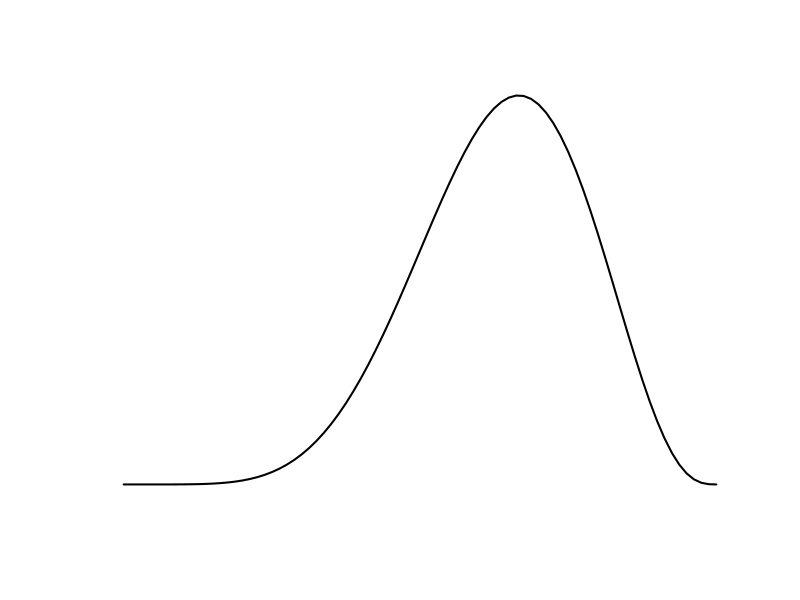

Recreate this plot in R. (Note: this script raises an error after producing the figure.)

# Problem 1
par(mfrow = c(1,1), mar = c(5,5,4,3), mgp = c(3,1,0))
#par(nfrow = c(1,1), cex.lab = 1.5, cex.main = 2)
# global setting
t <- seq(from = 0, to = 8, by = .1)
y <- 5.358*10^(-6) * t^6 * (8-t)^3
plot(t, y, type = "l", lwd = 2,
     main = "Quality sleep of a person",
     sub = paste("Max quality sleep occurs after",tm,"hours from falling asleep"), cex = 1.2,
     xlab = "Hours after falling asleep", ylab = "Score of quality sleep",
     axes = F)
ym <- max(y); tm <- t[y == ym]

#segments(0, ym, tm, ym, col = "red", lwd = 1, lty = 2)
segments(tm, 0, tm, ym, col = "red", lwd = 1, lty = 2)
points(tm, ym, pch = 4, col = "red")
text(tm, ym, "Best quality sleep",
     pos = 4, cex = 0.8)
#axis(1, at = c(0:4,6:8))
axis(side = 1, at = 0:8, c("11pm", "Midnight", "1am", "2am","3am","4","5","6","7"))
axis(side )
axis(1, at = tm, labels = round(tm,2), col.axis="red", 
     las = 0, tck = 0.05, col.ticks = "red", lwd = 2)
axis(2, at = ym, labels = round(ym,2), col.axis="red", 
     las = 2, tck = 0.05, col.ticks = "red", lwd = 2)

mtext(side = 1, 0:8, cex = 1.5, lines(5))

#Problem 2

Ngrid = 100
K <- seq(from = 0, to = 1.5, length=Ngrid)
L <- seq(from = 0, to = 1.5, length=Ngrid)
PF <- matrix(nrow=Ngrid, ncol=Ngrid)

for(i in 1:Ngrid)
    for(j in 1:Ngrid)
  {
    PF[i,j] = 2.5 * K[i]^0.6 * L[j]^0.4 + (1.5 - K[i] - L[j])
}


#a
par(mfrow = c(1,1), mar = c(4,4,6,1))
contour(K,L,PF, lwd = 2,
        levels = c(1.5+.233, 1.5+.41),
        main = "The annual revenue of a hospital modeled\nby the Cobb-Douglas PF (billion dollar)",
        xlab = "Capital cost (billion dollar)", ylab = "Labor cost (billion dollar)")

## add the cost line K+L=1.5
x <- seq(from = 0, to = 1.5, by = .5)
y <- seq(from = 1.5, to = 0, by = -.5)
lines(x, y, col = "royalblue3", lwd = 2)
#text(0.2, 1.13, "Cost line\nas in K+L=1.5", cex = 0.8, col = "royalblue3")
## display the current values and the optimal one
points(1.2, 0.3, col = "purple", pch = 17)
text(1.2, 0.3, "current\n(0.9,0.6)", pos = 1, cex = 0.8)

points(0.9, 0.6, col = "red3", pch = 17)
text(0.9, 0.6, "optimal (1.2,0.3)", pos = 4, cex = .8)

legend("topright",pch = 17, col = c("red","purple"),
       c("Optimal (K,L) values","current"), cex = 0.8)
legend("left", "Total cost is constrained = 1.5 billion dollars", cex = 0.5)

#b
par(mar = c(3,2,4.5,1))
persp(K, L, PF, theta=286, phi=50, r=100, ticktype="detailed",shade=0.03,
      main = "Annual revenue of a hospital\nwith relation to cost (billion dollar)",
      xlab = "\ncapital cost", ylab = "\nlabor cost", zlab = "\nrevenue")

#c
par(mar = c(4,4,3,1), mgp = c(2.5,1,0))
c <- seq(from = 0, to = 3, by = .01)
p = 2.5 * (0.6*c)^0.6 * (0.4*c)^0.4 - c
plot(c, p, type = "l", lwd = 2,
     main = "Optimal profit-total cost (billion dollar)",
     xlab = "Total cost (K+L)", ylab = "Optimal profit")
c1 <- 1.5
p1 <- p[c == 1.5]
points(c1, p1, pch = 17, col = 2)
text(c1, p1, "(1.5, 0.41)",pos = 4, col = "red")
segments(0, p1, c1, p1, col = "red", lty = 2)
segments(c1, 0, c1, p1, col = "red", lty = 2)
text(2, 0.7, "op = 0.275*c")

#################
#Testing

x <- seq(from = 1, to =10, by=1)
y <- seq(from = 1, to = .1, by = -.1)
tsting <- matrix(nrow = 10, ncol = 10)

for(i in 1:10)
  for(j in 1:10){
    tsting[i,j] <- x[i]+2*y[j]
  }
tsting
tsting.l <- tsting
tsting.l[upper.tri(tsting)] <- NA
tsting.l

tsting.u <- tsting
tsting.u[lower.tri(tsting)] <- NA
tsting.u

#############
C.d <- D(expression(e^(-0.03*t) * (1-e^(-0.01*t))), "t")
C.d
C.d.d <- D(expression(e^(-0.03 * t) * (e^(-0.01 * t) * (log(e) * 0.01)) 
                      - e^(-0.03 * t) * (log(e) * 0.03) * (1 - e^(-0.01 * t))), "t")
C.d.d

D(C.d, C.d.d)


t = c(0:8)
mm = t^6 * (8-t)^3
mm.d <- D(expression(t^6 * (8-t)^3), "t")
mm.d.d <- D(expression(6 * t^5 * (8 - t)^3 - t^6 * (3 * (8 - t)^2)), "t")
mm.d.d


